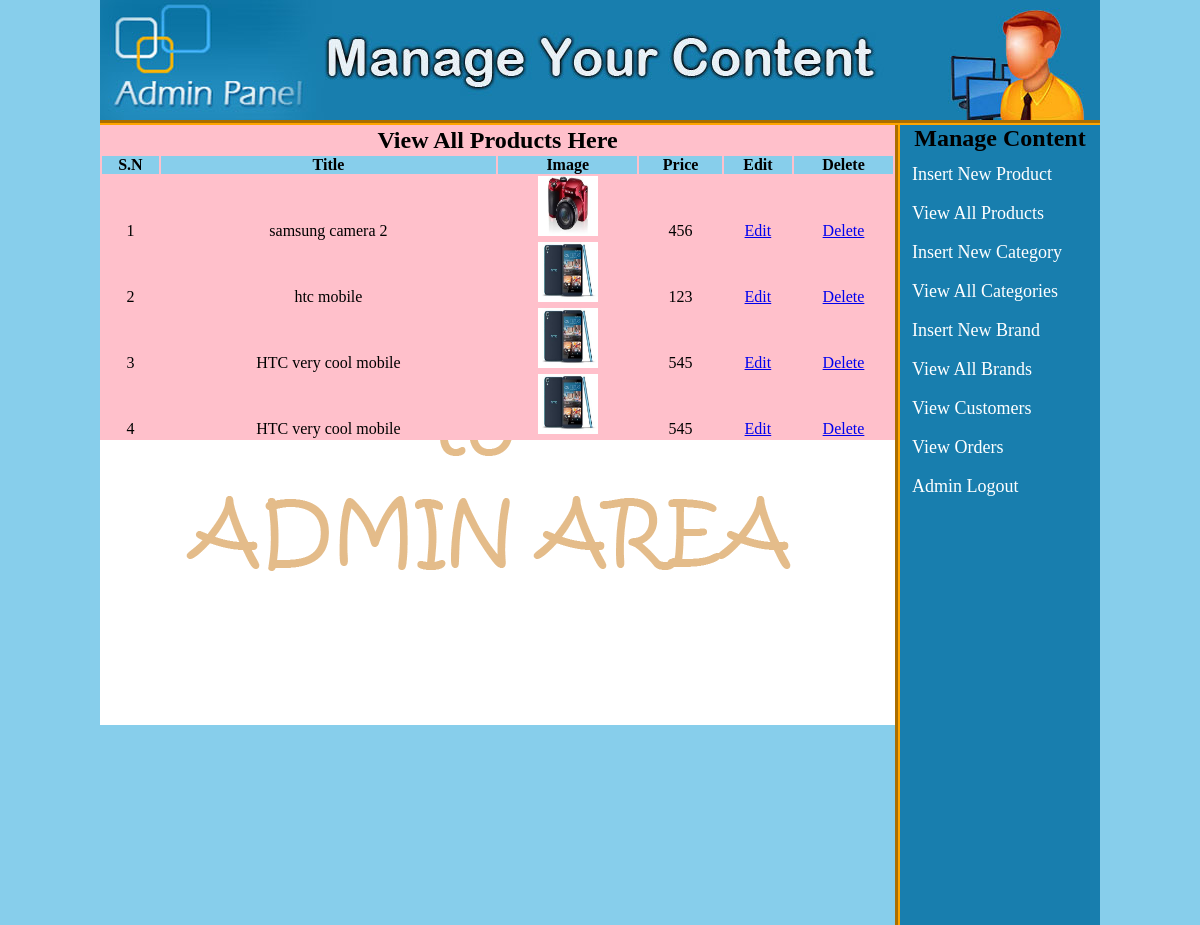
The app's page /admin_area/index.php?view_products (signed in), older data.
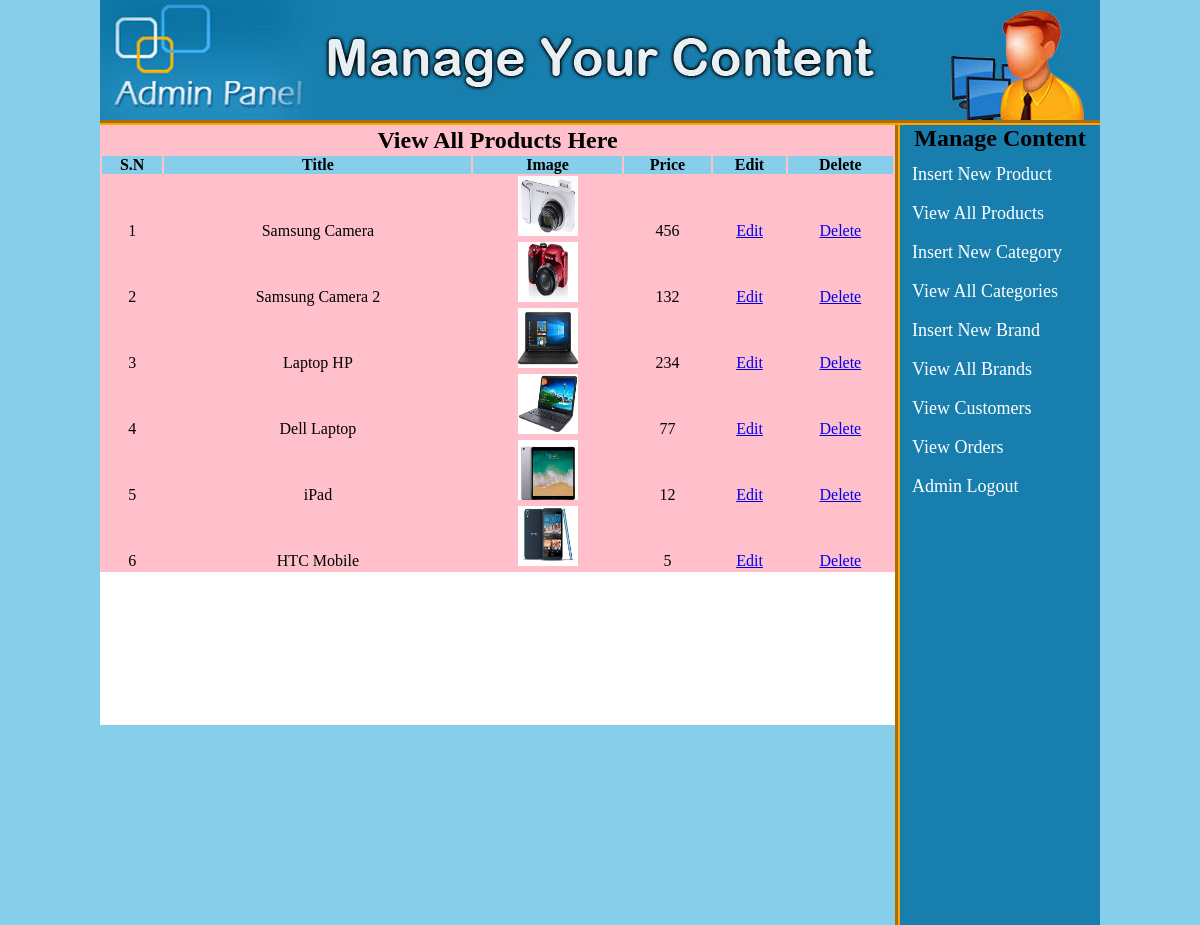
The same page, newer data.
### tables this page shows
CREATE TABLE `products` (
  `product_id` int(100) NOT NULL,
  `product_cat` int(100) NOT NULL,
  `product_brand` int(100) NOT NULL,
  `product_title` varchar(255) NOT NULL,
  `product_price` int(100) NOT NULL,
  `product_desc` text NOT NULL,
  `product_image` text NOT NULL,
  `product_keywords` text NOT NULL
);

### admin_area/view_products.php (the view)
<table width="795" align="center" bgcolor="pink">
	<tr align="center">
		<td colspan="6"><h2>View All Products Here</h2></td>
	</tr>
	<tr align="center" bgcolor="skyblue">
		<th>S.N</th>
		<th>Title</th>
		<th>Image</th>
		<th>Price</th>
		<th>Edit</th>
		<th>Delete</th>
	</tr>
	<?php
		include("includes/db.php");
		$get_pro = "select * from products";
		$run_pro = mysqli_query($con, $get_pro);
		$i = 0;
		while ($row_pro = mysqli_fetch_array($run_pro))
		{
			$pro_id = $row_pro['product_id'];
			$pro_title = $row_pro['product_title'];
			$pro_image = $row_pro['product_image'];
			$pro_price = $row_pro['product_price'];
			$i++;
	?>
	<tr align="center">
		<td><?php echo $i?></td>
		<td><?php echo $pro_title?></td>
		<td><img src="product_images/<?php echo $pro_image; ?>" width="60" height="60"></td>
		<td><?php echo $pro_price?></td>
		<td><a href="index.php?edit_pro=<?php echo $pro_id; ?>">Edit</a></td>
		<td><a href="delete_pro.php?delete_pro=<?php echo $pro_id; ?>">Delete</a></td>
	</tr>
	<?php } ?>
</table>

Row changes from the older to the newer data that the page shows:
removed products: product_title "htc mobile", product_image (picture), product_price "123"
removed products: product_title "HTC very cool mobile", product_image (picture), product_price "545"
removed products: product_title "HTC very cool mobile", product_image (picture), product_price "545"
changed products: product_title "samsung camera 2" → "Samsung Camera"; product_image: a different picture
added products: product_title "Samsung Camera 2", product_image (picture), product_price "132"
added products: product_title "Laptop HP", product_image (picture), product_price "234"
added products: product_title "Dell Laptop", product_image (picture), product_price "77"
added products: product_title "iPad", product_image (picture), product_price "12"
added products: product_title "HTC Mobile", product_image (picture), product_price "5"
